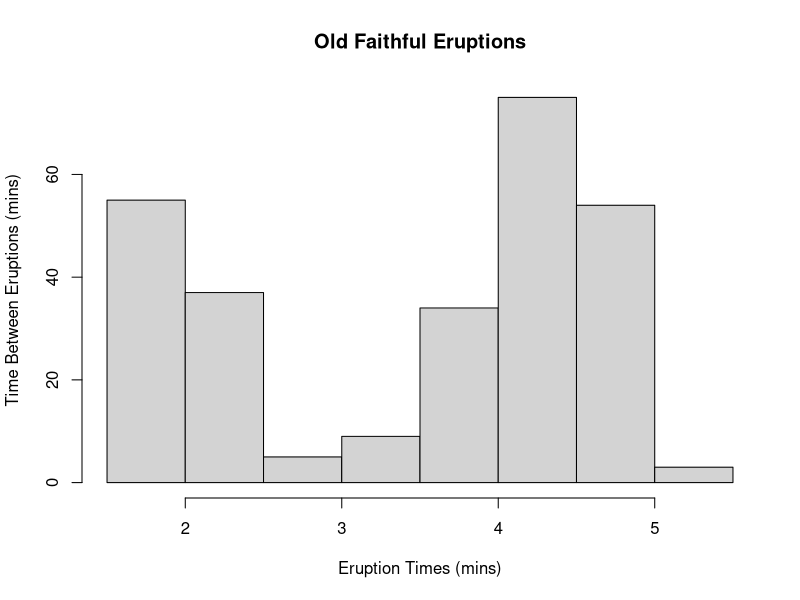
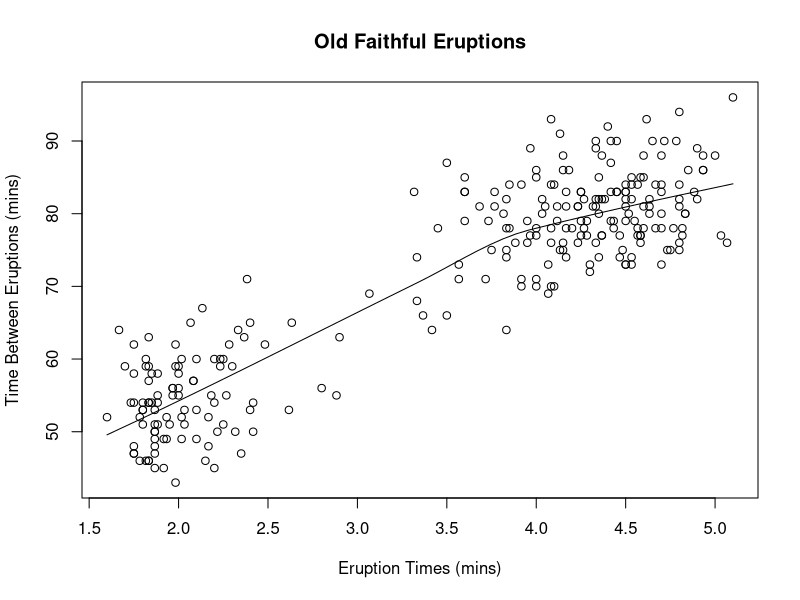
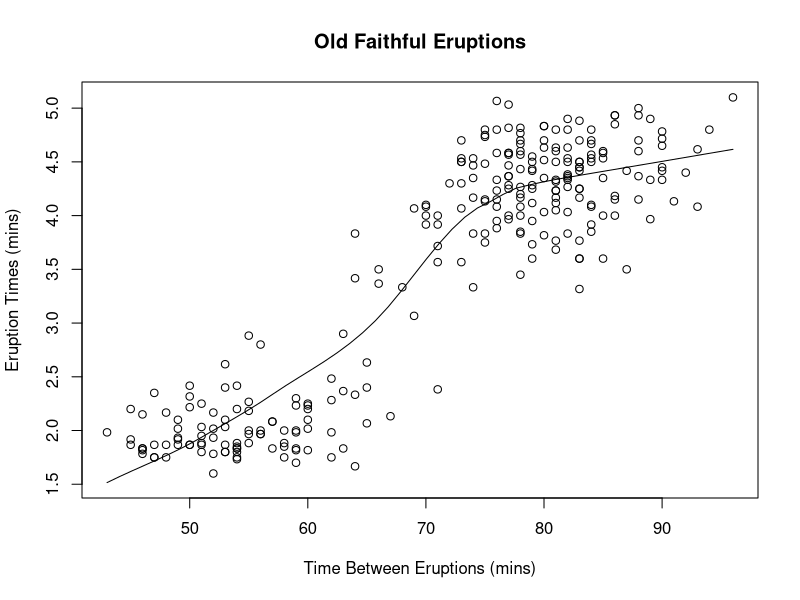
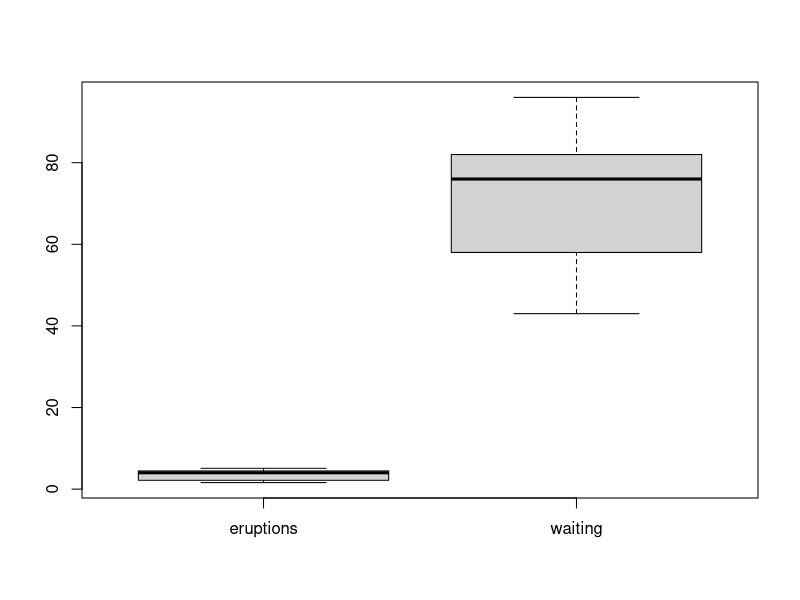
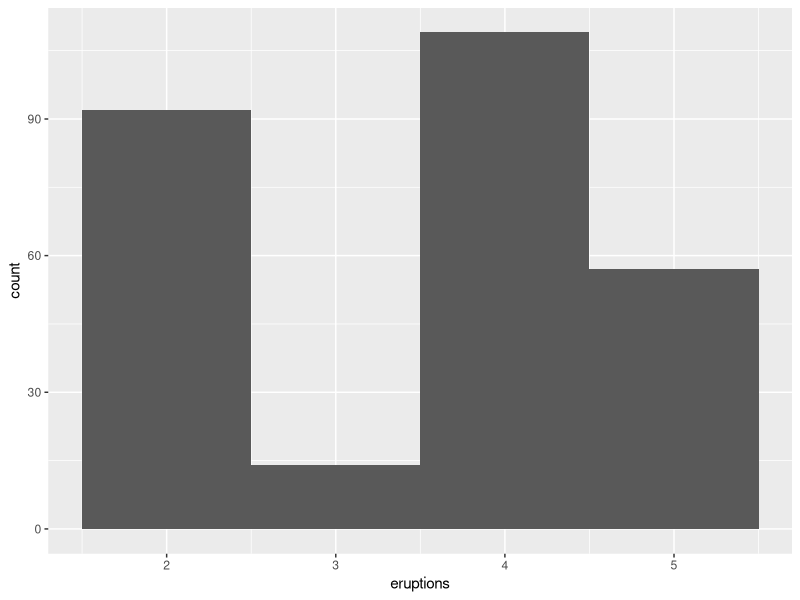
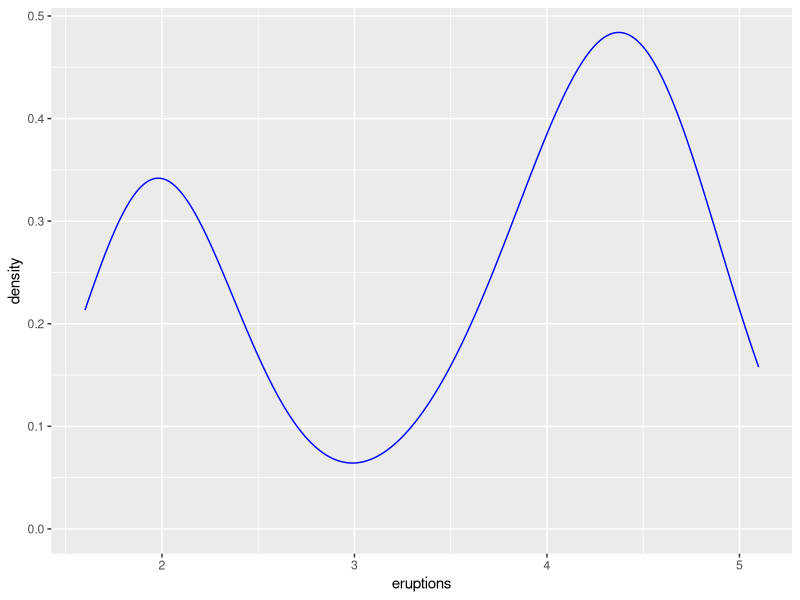
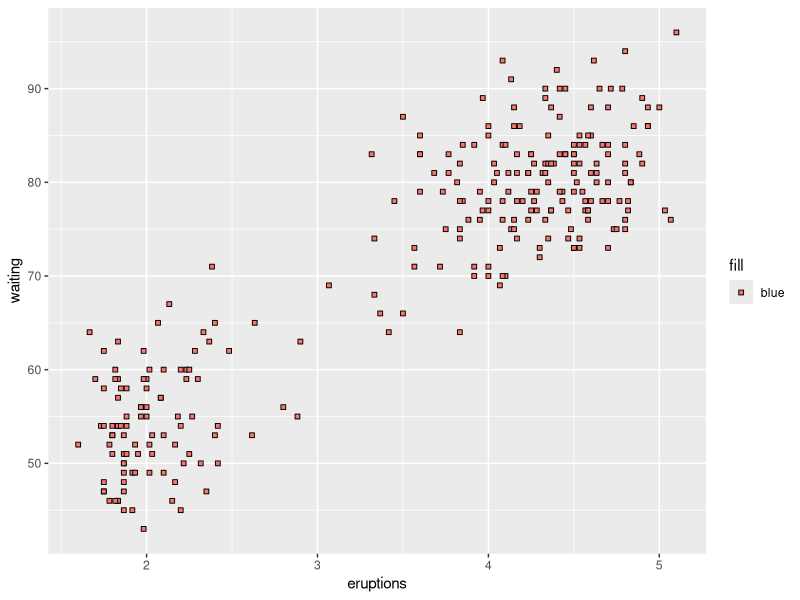
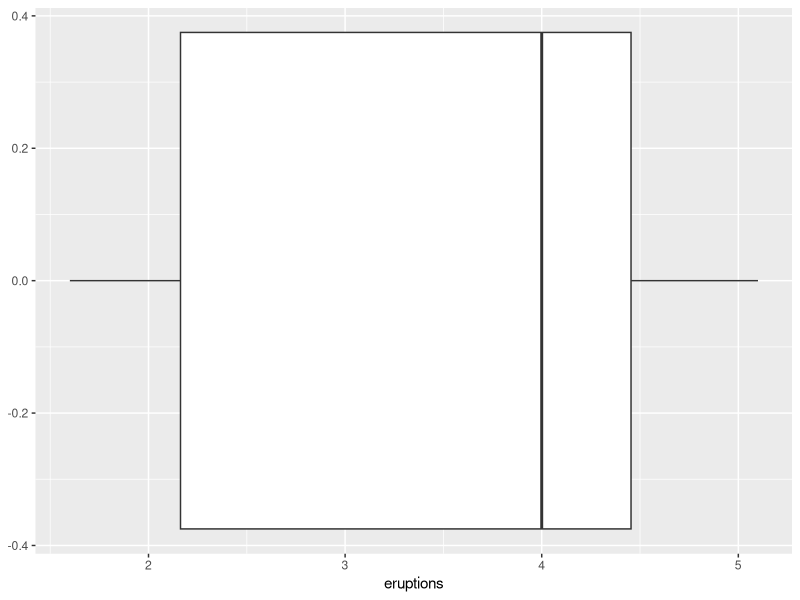

Reproduce these figures in R, in order.
## ---- chunk 1
knitr::opts_chunk$set(echo = TRUE)
library(ggplot2)
## ---- chunk 2
data("faithful")
head(faithful)
## ---- chunk 3
hist(
  x = faithful$eruptions,
  main = "Old Faithful Eruptions",
  xlab = "Eruption Times (mins)",
  ylab = "Time Between Eruptions (mins)"
)
## ---- chunk 4
scatter.smooth(
  x = faithful$eruptions,
  y = faithful$waiting,
  main = "Old Faithful Eruptions",
  xlab = "Eruption Times (mins)",
  ylab = "Time Between Eruptions (mins)"
)
## ---- chunk 5
scatter.smooth(
  x = faithful$waiting,
  y = faithful$eruptions,
  main = "Old Faithful Eruptions",
  xlab = "Time Between Eruptions (mins)",
  ylab = "Eruption Times (mins)"
)
## ---- chunk 6
boxplot(
  x = faithful
)
## ---- chunk 7
# ggplot2 loaded at the beginning of the md
ggplot(data = faithful, aes(x=eruptions)) + geom_histogram(binwidth = 1)
## ---- chunk 8
ggplot(data = faithful, aes(x=eruptions)) + geom_density(color = "blue")
## ---- chunk 9
f <- 22
ggplot(data = faithful, aes(x = eruptions, y = waiting, fill = "blue")) + geom_point(shape = f)
## ---- chunk 10
ggplot(data = faithful, aes(x=eruptions)) + geom_boxplot()
## ---- chunk 11
ggplot(data = faithful, aes(x=eruptions, y = waiting)) + geom_line()
